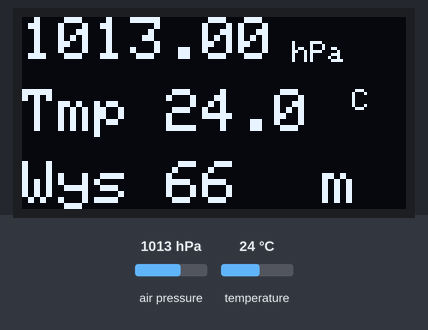
Recording of a sketch running on a simulated Arduino Uno, built with avr-gcc and run on an emulated ATmega328P. Shown: 128×64 one-colour display. Inputs (shaded band) come from the test bench; at power-on: air pressure 1013 hPa, temperature 24 °C. What the sketch prints to the serial monitor is not drawn.

Above: at 2.2 s.
2.3 s: air pressure set to 952 hPa
At 4.0 s:
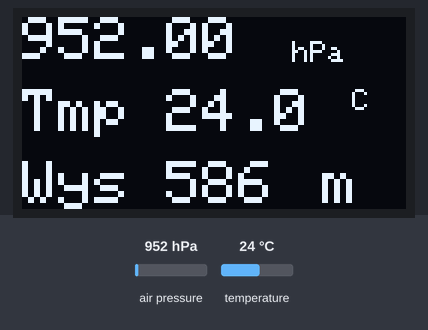
4.6 s: temperature set to 12 °C
At 5.6 s:
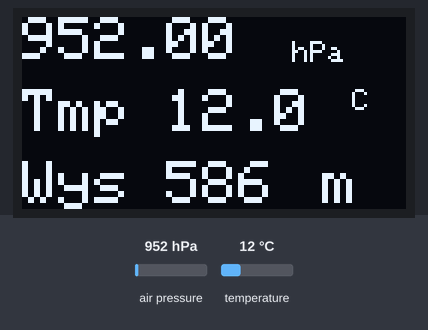
6.9 s: air pressure set to 975 hPa
At 8.4 s:
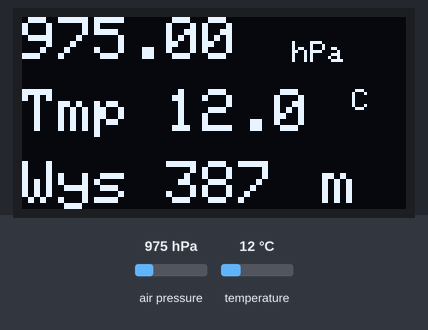
9.2 s: temperature set to 19 °C
At 10.1 s:
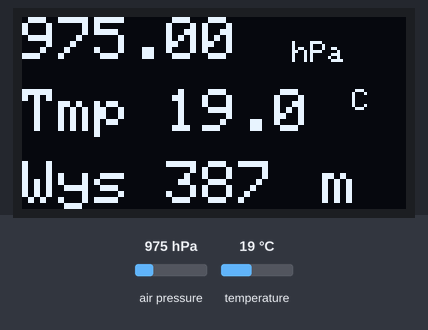
Timing chart, 0 to 12.2 s (numbered marks = the images above; inputs shaded):
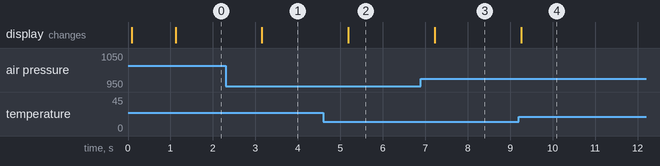

Measured:
- after the input at 2.3 s, the display: changes after 0.85 s (image 1)
- after the input at 4.6 s, the display: changes after 0.59 s (image 2)
- after the input at 6.9 s, the display: changes after 0.33 s (image 3)
- after the input at 9.2 s, the display: changes after 0.06 s (image 4)

The sketch:

BMP280_OLED.ino
```cpp
/*
 * W bibliotece - /home/marcin/sketchbook/
 * libraries/Adafruit_BMP280_Library/Adafruit_BMP280.cpp
 * w linii 71 zmiana "addr" na rzeczywysty adres I2C sensora.
 *
 * normalnie 0x77 (zostawić addr) ,zmieniony- 0x76
 *
 * A4 - SDA, A5-SCL
 *
 * bmp.readAltitude(1021) - miejscowe ciśnienie zredukowane do
 * poziomu morza
 *
 * This code is to use with Adafruit BMP280 and OLED screen   (Metric)
 * It measures both temperature and pressure and it displays them on the
 * OLED display with the altitude
 * It's a modified version of the Adafruit example code
 * Refer to www.surtrtech.com or SurtrTech Youtube channel
 */

#include <Adafruit_GFX.h>      //Libraries for the OLED and BMP280
#include <Adafruit_SSD1306.h>
#include <Adafruit_BMP280.h>

#define SCREEN_WIDTH 128 // OLED display width, in pixels
#define SCREEN_HEIGHT 64 // OLED display height, in pixels
#define OLED_RESET    -1 // Reset pin # (or -1 if sharing Arduino reset pin)
float actPress = 1021;

Adafruit_SSD1306 display(SCREEN_WIDTH, SCREEN_HEIGHT, &Wire, OLED_RESET); //Declaring the display name (display)
Adafruit_BMP280 bmp;

void setup() {
  Serial.begin(115200);
  bmp.begin();                                //Start the bmp
  display.begin(SSD1306_SWITCHCAPVCC, 0x3C); //Start the OLED display
  display.clearDisplay();
  display.display();
  display.setTextColor(WHITE);
  display.setTextSize(1);
  display.print("M.Mierzejewski 2019");     //Show the name, you can remove it or replace it
  display.setCursor(0,32);
  display.setTextSize(1);
  display.println("BMP280");
  display.display();

  delay(1000);
}

void loop() {

    display.clearDisplay();
    float T = bmp.readTemperature();          //Read temperature in C
    float P = bmp.readPressure()/100;         //Read Pressure in Pa and conversion to hPa
    float A = bmp.readAltitude(actPress);     //Calculating the Altitude, the "1019.66" is the pressure in (hPa) at sea level at day in your region


    display.setCursor(0,24);                   //Oled display,
    display.setTextSize(2);
    display.print("Tmp");

    display.setCursor(48,24);
    display.print(T,1);
    display.setCursor(110,24);
    display.setTextSize(1);
    display.print("C");

    display.setTextSize(2);
    display.setCursor(0,0);
    display.print(P);
    display.setTextSize(1);
    display.setCursor(90,8);
    display.print("hPa");

    display.setTextSize(2);
    display.setCursor(0,48);
    display.print("Wys");
    display.setCursor(48,48);
    display.print(A,0);
    display.setCursor(100,48);
    display.print("m");

    display.display();

    Serial.print(F("Temperature = "));
    Serial.print(T);
    Serial.println(" *C");

    Serial.print(F("Pressure = "));
    Serial.print(P);
    Serial.println(" hPa");

    Serial.print(F("Approx altitude = "));
    Serial.print(A);
    Serial.println(" m");
    Serial.println();
    delay(2000);
}
```
